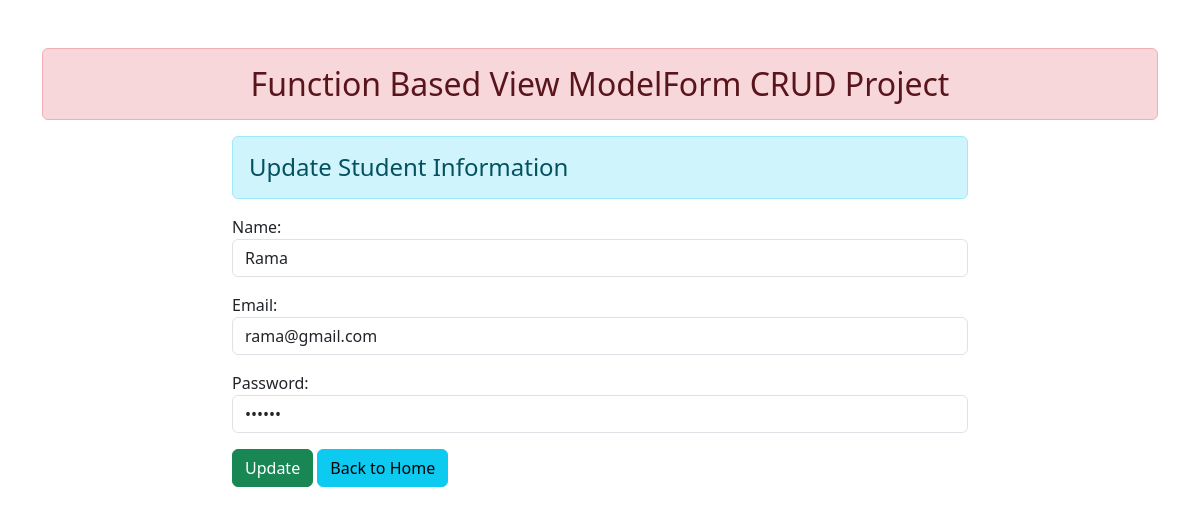
The app's page /update/4, older data.
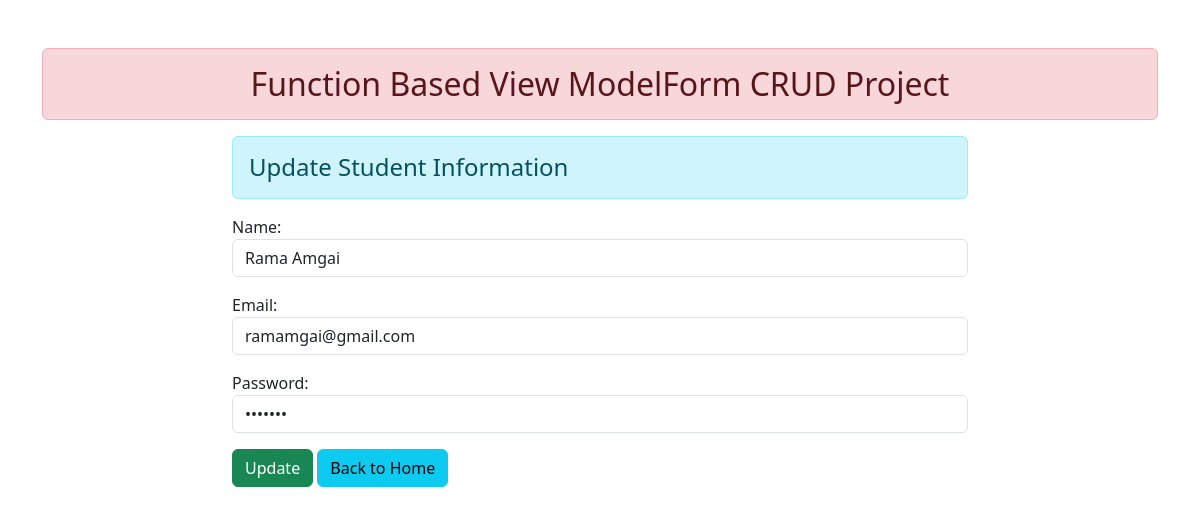
The same page, newer data.
### enroll/models.py (models this page shows, shortened)
class User(models.Model):
    name = models.CharField(max_length=150)
    email = models.EmailField(unique=True)
    password = models.CharField(max_length=20)

### enroll/views.py (the view)
# urls.py: path('update/<int:id>', update_data, name="update"),
def update_data(request, id):
    if request.method == 'POST':
        pi = User.objects.get(pk=id)
        fm = StudentRegistration(request.POST, instance=pi)
        if fm.is_valid():
            fm.save()
    else:
        pi = User.objects.get(pk=id)
        fm = StudentRegistration(instance=pi)
    return render(
        request,
        "enroll/updatestudent.html",
        {'form': fm}
    )

### enroll/forms.py
class StudentRegistration(forms.ModelForm):
    class Meta:
        model = User
        fields = ['name', 'email', 'password']
        widgets = {
            'name' : forms.TextInput(attrs={'class': 'form-control'}),
            'email' : forms.EmailInput(attrs={'class': 'form-control'}),
            'password' : forms.PasswordInput(render_value=True, attrs={'class': 'form-control'})
        }

### enroll/templates/enroll/updatestudent.html (shortened to what this page needs)
{% extends "enroll/base.html" %}
{% block content %}
<div class="row">
    <div class="col-sm-8 offset-2">
        <h4 class="alert alert-info">Update Student Information</h4>
        <form action="" method="POST">
            {{form.as_p}}
            <input type="submit" class="btn btn-success" value="Update">
            <a href="{% url 'add-and-show' %}" class="btn btn-info">Back to Home</a>
        </form>
    </div>
</div>
{% endblock content %}

Row changes from the older to the newer data that the page shows:
changed User: name "Rama" → "Rama Amgai"; email "rama@gmail.com" → "ramamgai@gmail.com"
